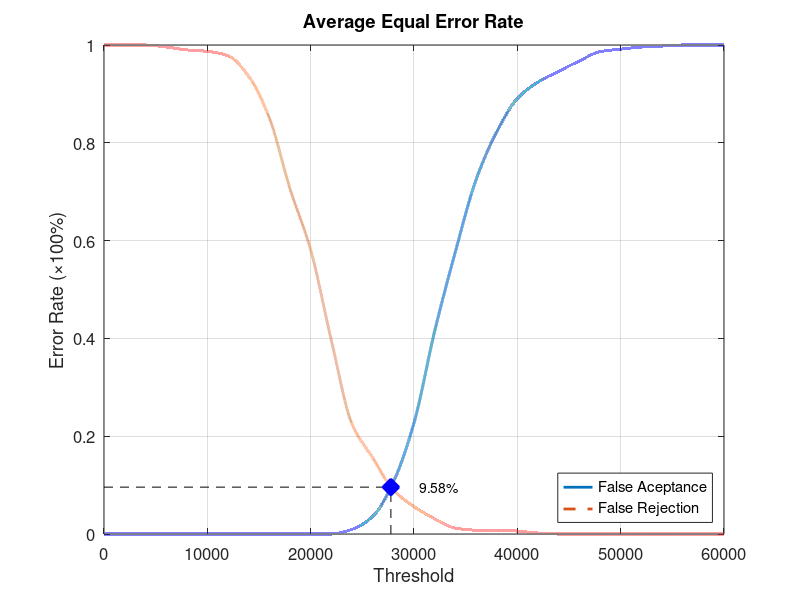
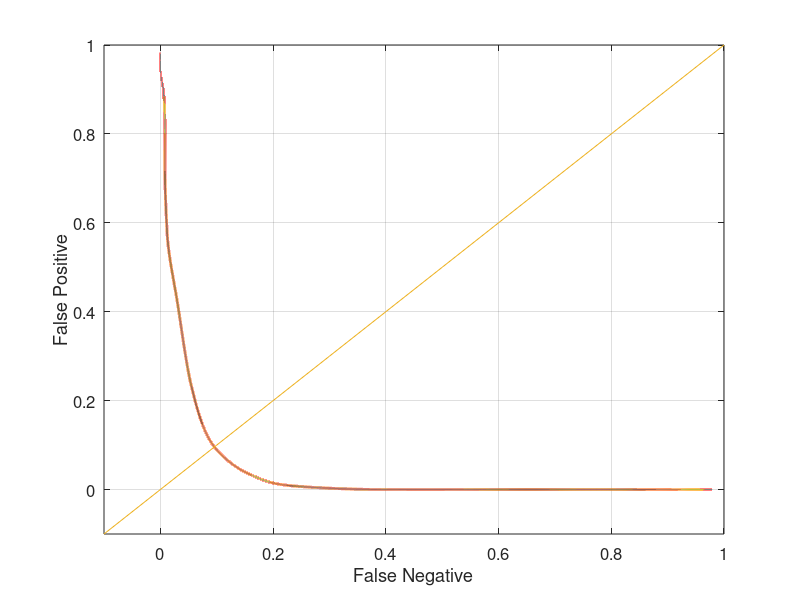

MATLAB code to generate these figures, in order:
function yEER = Database1Average
close all;
clear;
clc;
x = 0:2000:60000;
xq = 0:0.5:60000;

y0 = [0 0 0 0 0 0 0 0 0 0 0 0 0.00947368 0.0357895 0.106316 0.227368 0.414737 0.576842 0.724211 0.822105 0.890526 0.92421 0.946316 0.967368 0.986316 0.991579 0.995789 0.997895 1 1 1];
yy0 = interp1(x, y0, xq, 'pchip');
y1 = [1 1 1 0.996 0.99 0.987 0.978 0.936 0.851 0.706 0.581 0.396 0.225 0.156 0.09 0.056 0.031 0.012 0.008 0.008 0.006 0.002 0 0 0 0 0 0 0 0 0];
yy1 = interp1(x, y1, xq, 'pchip');

% Calculating EER: 
y2 = abs(y0 - y1);
find(y2 == min(y2))
yy2 = abs(yy0 - yy1);
xEER = find(yy2 == min(yy2));
xEERIndex = xq(xEER) % X-axis EER
yEER = yy0(xEER) % Y-axis EER

main = figure
plot(xq, yy0,'-','LineWidth', 2);	hold on
plot(xq, yy1,'--','LineWidth', 2);	hold on
plot([xEERIndex xEERIndex], [0 yEER], 'k--');	hold on
plot([0 xEERIndex], [yEER yEER], 'k--');	hold on
plot(xEERIndex, yEER, 'bx', 'LineWidth', 10);	hold on
text(xEERIndex + 10 * xEERIndex / 100, yEER, [num2str(round((10000 * yEER)) / 100) '%'])
legend('False Aceptance', 'False Rejection', 'Location', 'SouthEast')
xlabel('Threshold')
ylabel('Error Rate (\times100%)')
title('Average Equal Error Rate')
set(gca, 'FontSize', 12)
axis([0 60000 0 1])
grid on

print(main, 'Database1AverageMain', '-dpng');
FNRxFPR = figure('Color', [1 1 1]);
plot(yy1, yy0, '-', yy1, yy0, 'LineWidth', 2);
hold on
y = -0.1:0.1:1
plot(y, y); 
set(gca, 'FontSize', 12)
xlabel('False Negative')
ylabel('False Positive')
axis([-0.1 1 -0.1 1])
set(gca, 'FontSize', 12)
grid on

print(FNRxFPR, 'Database1AverageFNRxFPR','-dpng');
end
